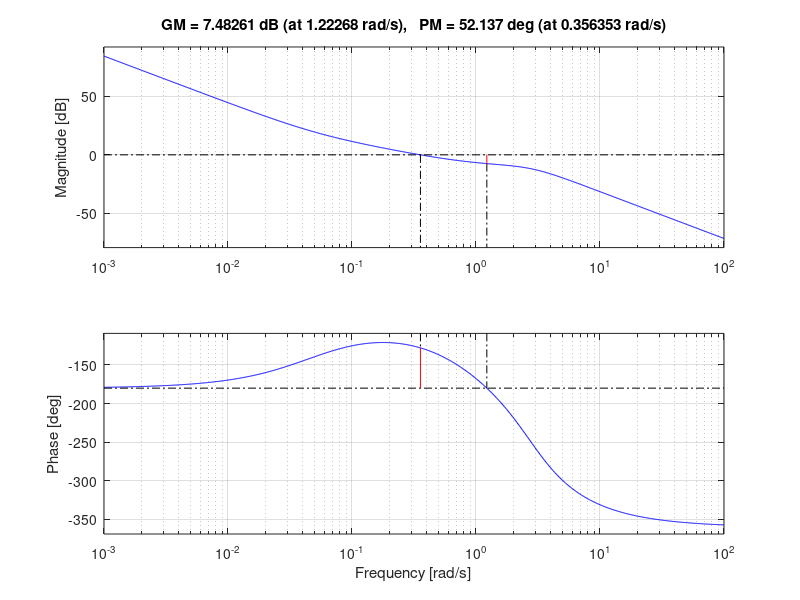
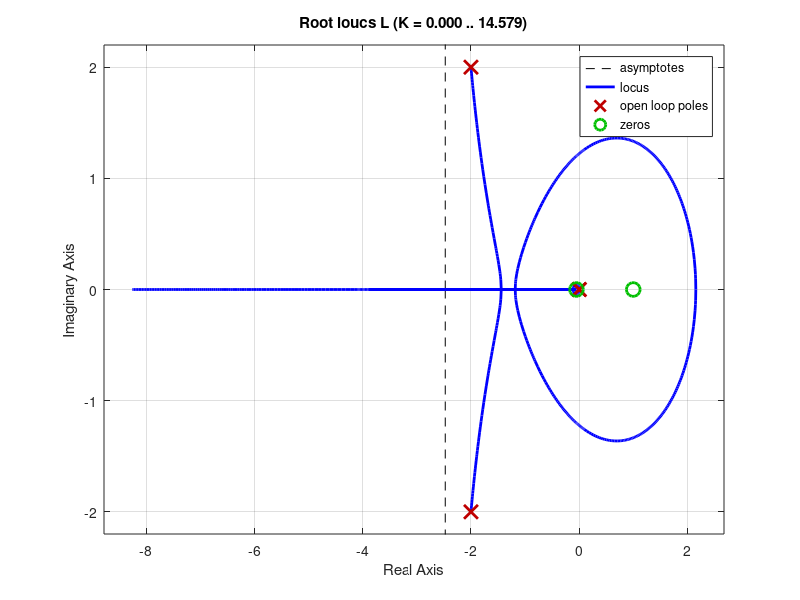
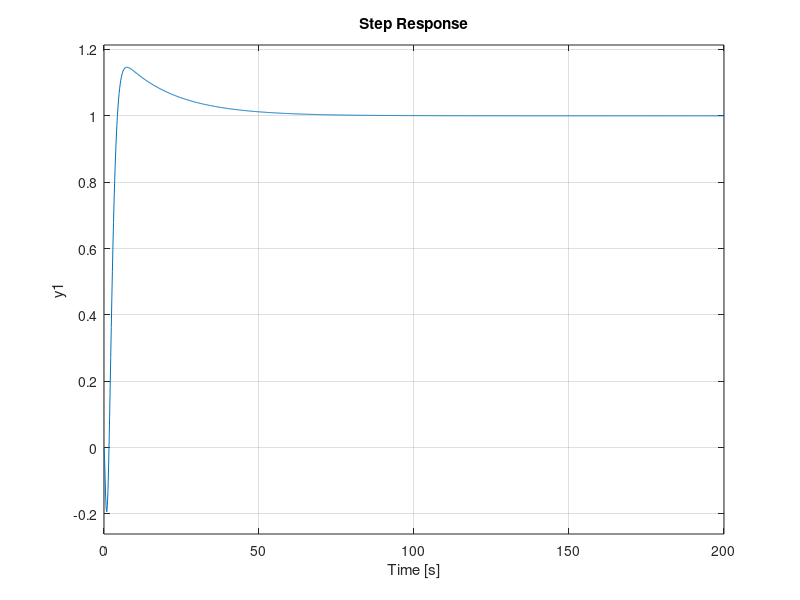
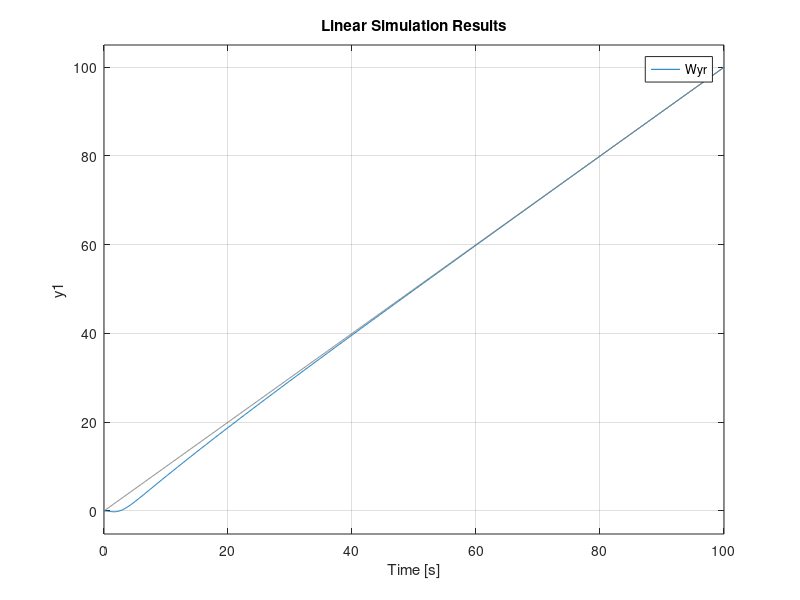

Reproduce these figures in MATLAB, in order. (Note: this script raises an error after producing the figures.)
% Esame di Controlli Automatici

% Specifiche del controllore C:
% - Errore a regime <= 10% per riferimento a rampa
% - Overshoot <= 20%
% - Design del Controllore Digitale C(z)
% - Design per controllare asintoticamente un
%   disturbo d_2 = 10 * sin(50 * 2 * pi)
% - presenza di un ritardo e^(-0.05 * s) nella P(s)

clc;
clearvars;
close all;

s = tf("s");
P = 10 * (s - 1) / (s^2 + 4 * s + 8);

% Errore a regime nullo con riferimento a rampa
h = 2; % poichè P(s) è di tipo 0
C1 = 1 / s^h;

% Overshoot <= 20% (Luogo delle Radici)
C2 = -0.26597 * (s + 0.05);

% Design del controllore C terminato
C = C1 * C2;
L = C * P;

% Diagramma di Bode
figure;
margin(L);
grid on;

% Luogo delle Radici
figure;
rlocus(L);

% Risposta al gradino unitario
Wyr = minreal(L / (1 + L));

figure;
step(Wyr);
grid on;

% Simulazione della funzione Wyr con riferimento a rampa
Ts = 0.1;
t = 0:Ts:100;
ramp = t;

figure;
lsim(Wyr, ramp, t);
grid on;

% Rifare il Design aggiungendo il disturbo di misura
% d_2 = 10 * sin(2 * pi * 50 * t)

Ts = 0.01;
t = 0:Ts:100;
A = 10;
f = 50;
w = 2 * pi * f;
d2 = A * sin(w * t);

% Simulazione della funzione Wyr con ingresso il disturbo d2
figure;
lsim(Wyr, d2, t);
grid on;

% Design del filtro H mettendo un polo una decade prima della w
p = w / 10;
tau = 1 / p;
H = 1 / (1 + tau * s);
Wyd2 = minreal((-L * H) / (1 + L * H));

% Simulazione della funzione Wyd2 che elimina il disturbo d2 d'ingresso
figure;
lsim(Wyd2, d2, t);
grid on;

% Rifare il Design aggiungendo il disturbo
% sull'impianto costante d_1 = 10

Ts = 0.01;
t = 0:Ts:100;

% ones(m, n) crea una matrice m x n, l'apice fa l'operazione di trasposta.
% In questo caso ottenimo una matrice con 1 riga e 100 colonne avente
% tutte le componenti pari a 10.
d1 = 10 * ones(length(t), 1)';

% Simulazione della funzione Wyr con ingresso il disturbo d1
figure;
lsim(Wyr, d1, t);
grid on;

% Design del filtro H. In questo caso poichè nel controllore C è già
% presente uno zero nell'origine possiamo imporre H = 1;
H = 1;
Wyd1 = P / (1 + P * C * H);

% Simulazione della funzione Wyd1 che elimina il disturbo d1 d'ingresso
figure;
lsim(Wyd1, d1, t);
grid on;

%% Design del controllore digitale C(z) con le seguenti specifiche:
% - errore nullo per riferimenti costanti
% - Overshoot <= 20%
% - banda passante superiore a 5 rad/s

% Per prima cosa scegliamo un tempo di campionamento:
% 
% w_b >= 5 rad/s
% ni_b >= w_b / (2 * pi)
% ni_s >= 10 * ni_b, dove ni_s = 1 / Ts per cui:
% 
% Ts <= (2 * pi / w_b) / 10

w_b = 5;

% Ts <= (2 * pi / 5) / 10 = 0.1257
Ts = 0.1;

Pz = c2d(P, Ts, "zoh");
Pw = d2c(Pz, "Tustin")

% Errore nullo per riferimenti costanti
h = 1; % P(w) è di tipo 0
C1 = 1 / s^h;

figure;
bode(P, Pz, Pw);
grid on;
legend("P", "Pz", "Pw");

% controlSystemDesigner(Pw, C1);
K = -0.33371;

% Design del controllore C(w) terminato
Cw = K * C1;
Lw = Cw * Pw;
Wwyr = minreal(Lw / (1 + Lw));

% Analisi delle performance del sistema a tempo discreto
Cz = c2d(Cw, Ts, "Tustin");

Lz = Cz * Pz;
Wzyr = minreal(Lz / (1 + Lz));

figure;
step(Wwyr, Wzyr);
grid on;

%% Rifare il Design aggiungendo un ritardo e^(-0.05 * s) alla P(s)

% con il ritardo il luogo delle radici non funziona

clc;
close all;

% predittore di smith!!!
Td = 0.05;
N = 1; % capire l'ordine

Pd = C * P * exp(-Td * s);
[num, den] = pade(Td, N);
Pa = C * P * tf(num, den);

figure;
bode(Pd, Pa);
legend("Pd","Pa");
grid on;

%% Design del controllore tramite PID
Kp = -0.21858; % 1
Ki = -0.47041; % 0
Kd = -0.02539; % 0
C = pid(Kp, Ki, Kd);

% pidTuner(P, C);

L = C * P;

figure;
nyquist(L);

figure;
margin(L);
grid on;

Wyr = minreal(L / (1 + L));

figure;
step(Wyr);
grid on;

t = 0:0.1:100;
ramp = t;

figure;
lsim(Wyr, ramp, t);
grid on;

































